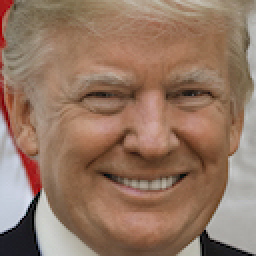
#> input picture images/donaldtrump.jpg, 128 x 128 px, given in place of the camera (shown 2 times larger)
$ python face_detection.py
#> lines starting #> are read from the running program, lines starting #| are printed output that depends on the picture
import numpy as np
import cv2
from imutils.video import VideoStream
from imutils import resize
import time


vs = VideoStream(src=0).start()
print('Warming up')
time.sleep(2.0)
print('Program started')

cv2.namedWindow("Output")


face_cascade = cv2.CascadeClassifier()
if not face_cascade.load(cv2.samples.findFile('haarcascade_frontalface_alt.xml')):
    print('--(!)Error loading face cascade')
    exit(0)


while True:
    # preparation(vs,prep_time,rotate)
    frame = vs.read()
#> frame is the input picture: shape (128, 128, 3); mean B, G, R 99.4, 118.3, 148.5

    frame_gray = cv2.cvtColor(frame, cv2.COLOR_BGR2GRAY)
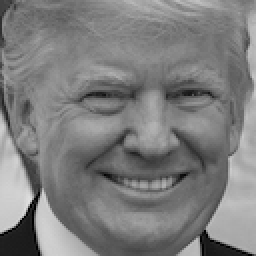
#> frame_gray: shape (128, 128) (shown 2 times larger); min 0, max 225, mean 125.2
    frame_gray = cv2.equalizeHist(frame_gray)
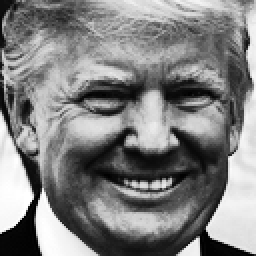
#> frame_gray: shape (128, 128) (shown 2 times larger); min 0, max 255, mean 128.6

    #-- Detect multiple faces
    faces = face_cascade.detectMultiScale(frame_gray)
#> faces = [[19, 6, 104, 104]]

    for (x,y,w,h) in faces:
        # use 1.25x the detected rectangle
        x1 = int(x-0.25*w)
        y1 = int(y-0.25*h)

        x2 = int(x+1.25*w)
        y2 = int(y+1.25*h)

        # draw rect over face
        # frame = cv2.rectangle(frame, pt1, pt2, (255, 0, 0), 4)

        # crop frame
        frame = frame[y1:y2, x1:x2]
#> this loop made 1 pass
#> (x, y, w, h, x1, y1, x2, y2) on pass 1: (19, 6, 104, 104, -7, -20, 149, 136)

        # [11 lines of commented-out code are left out]
    cv2.imshow('Output', frame)
    key = cv2.waitKey(1) & 0xFF
#> (key q is pressed here)
    if key == ord("q"):
        break

$ run again, on images/pet1koala2.jpg
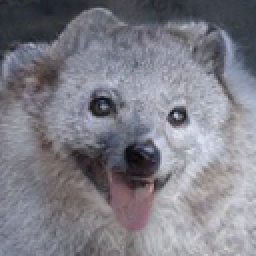
#> input picture images/pet1koala2.jpg, 128 x 128 px, given in place of the camera (shown 2 times larger)
#> frame is the input picture: shape (128, 128, 3); mean B, G, R 134.4, 125.8, 126.4
#> `frame_gray = cv2.equalizeHist(frame_gray)`:
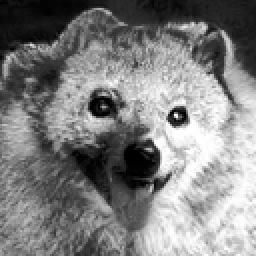
#> frame_gray: shape (128, 128) (shown 2 times larger); min 0, max 255, mean 128.3
#> faces = ()

$ run again, on images/pet1meerkat.jpg
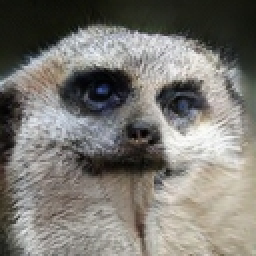
#> input picture images/pet1meerkat.jpg, 128 x 128 px, given in place of the camera (shown 2 times larger)
#> frame is the input picture: shape (128, 128, 3); mean B, G, R 114.8, 120.5, 123.1
#> `frame_gray = cv2.cvtColor(frame, cv2.COLOR_BGR2GRAY)`:
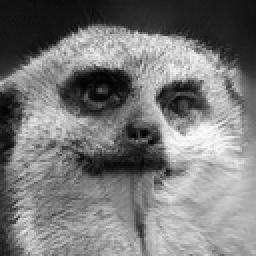
#> frame_gray: shape (128, 128) (shown 2 times larger); min 1, max 252, mean 120.6
#> `frame_gray = cv2.equalizeHist(frame_gray)`:
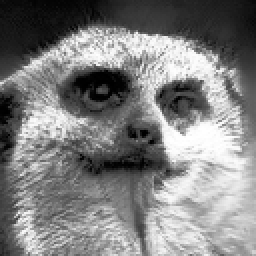
#> frame_gray: shape (128, 128) (shown 2 times larger); min 0, max 255, mean 128.2
#> faces = ()
